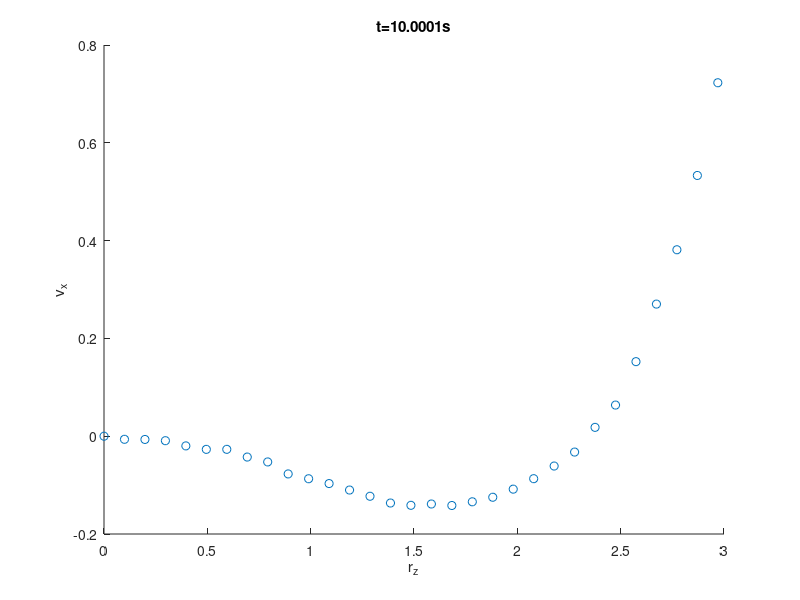

The MATLAB script that drew this image:
%sample_x=[1.5;1.5;1.5;1.5;1.5;1.5;1.5;1.5;1.5;1.5;1.5;1.5;1.5;1.5;1.5;1.5;1.5;1.5;1.5;1.5;1.5;1.5;1.5;1.5;1.5;1.5;1.5;1.5;1.5;1.5;1.5];
sample_z=[0.0001	0.0991	0.1981	0.2971	0.3961	0.4951	0.5941	0.6931	0.7921	0.8911	0.9901	1.0891	1.1881	1.2871	1.3861	1.4851	1.5841	1.6831	1.7821	1.8811	1.9801	2.0791	2.1781	2.2771	2.3761	2.4751	2.5741	2.6731	2.7721	2.8711	2.9701];
sample_vx=[0	-0.00633609	-0.00663832	-0.00918062	-0.01981	-0.0269034	-0.0268446	-0.0426354	-0.0526351	-0.0771519	-0.0870007	-0.0968522	-0.110087	-0.122814	-0.13664	-0.141325	-0.138651	-0.141701	-0.134135	-0.124838	-0.108272	-0.0868779	-0.061004	-0.0324431	0.018077	0.0636783	0.15246	0.270163	0.381283	0.533207	0.722804];

% A = importdata("LengthPointsVelocity_Vel.x_art.csv",';',2);
% B=sortrows(A.data,4);   %sort data by x-velocity
% B(:,1)=[];              %delete particle number markers
% B=unique(B,'rows');     %remove duplicate rows in B -- these are particles in the bin
% 
% F=scatteredInterpolant(B(:,1),B(:,2),B(:,3));   %interpolant of x component of velocity
% sample_vx=F(sample_x,sample_y);

figure(1)
hold on
scatter(sample_z,sample_vx)
xlabel('r_z')
ylabel('v_x')
title('t=10.0001s')
% daspect([1 1 1]);
%fitcurve=fit(transpose(sample_vx),transpose(sample_y),'smoothingspline');

%manually fit spline interpolant in editor
%then run: set(gca,'View',[90 -90])
%to flip axes the same way as Ghia paper